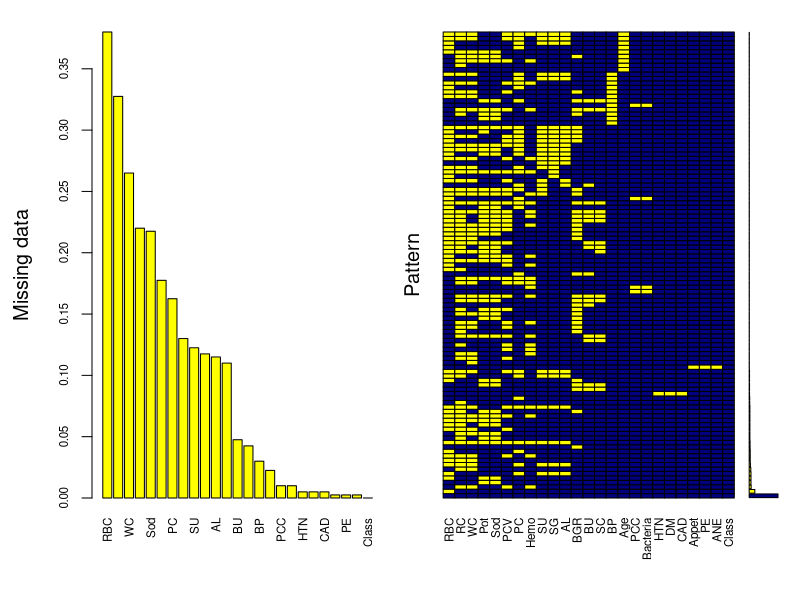
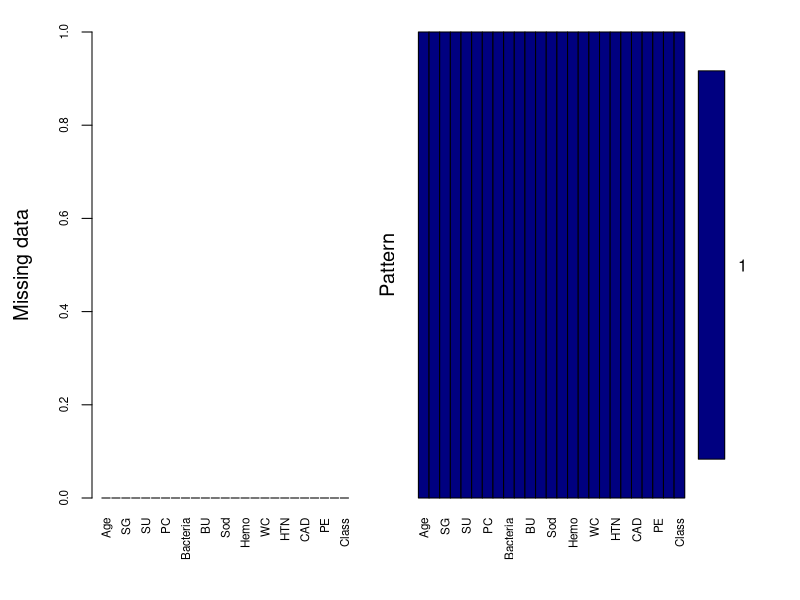
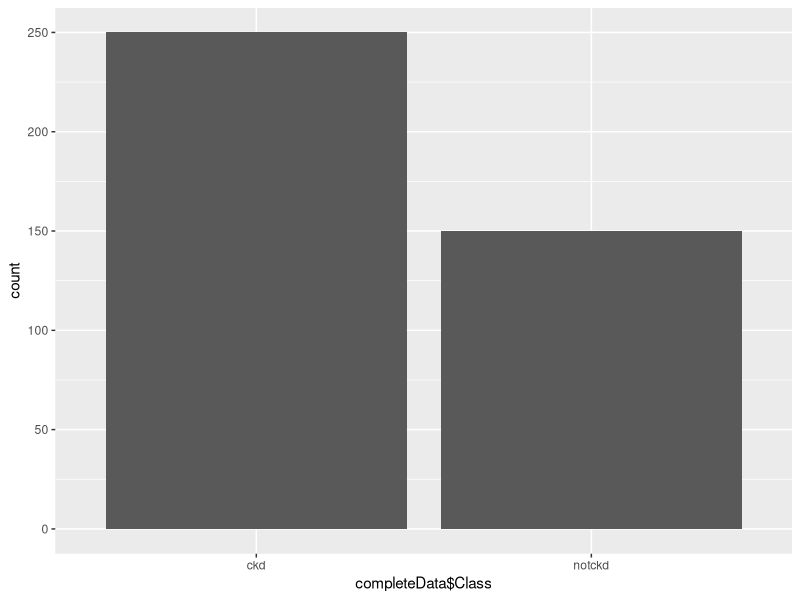
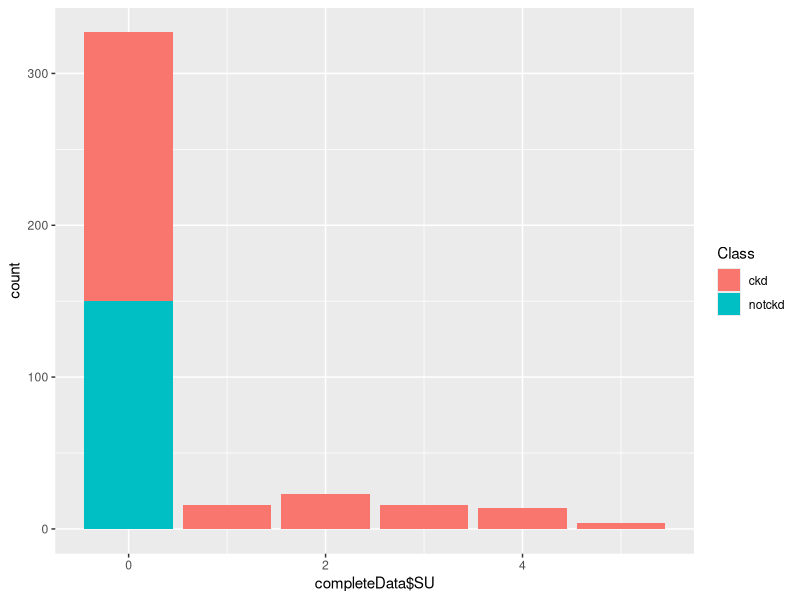
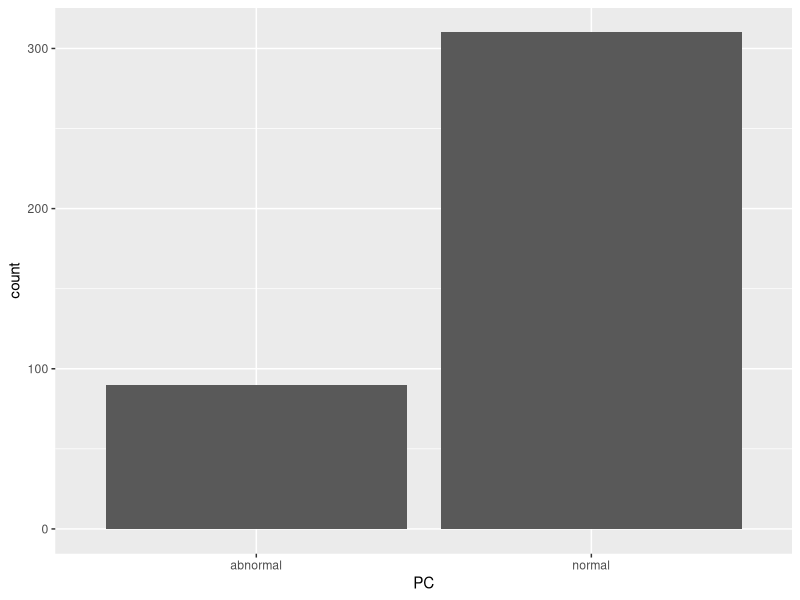
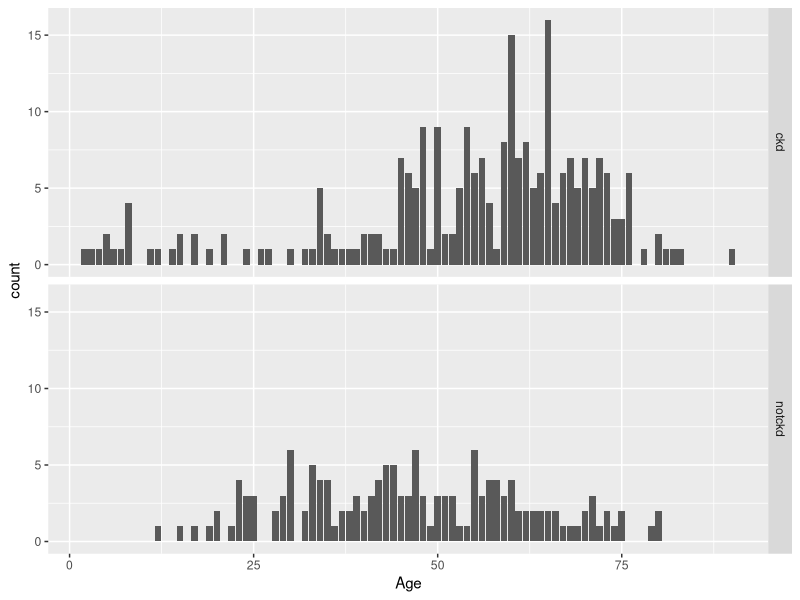

These figures' R source, in order:
# Problem 3: Exploring Kidney data
# Load the dataset into frame and convert all the attributes to factor type.
setwd("F://Algorithmica/Assignments/Assignment 2")
kidney_train = read.csv("chronic_kidney_data.csv", header=FALSE, stringsAsFactors = TRUE, sep=c(","), na.strings = c("?"))
str(kidney_train)
names(kidney_train) = c("Age","BP","SG","AL","SU","RBC","PC","PCC","Bacteria","BGR","BU","SC","Sod","Pot","Hemo","PCV","WC","RC","HTN","DM","CAD","Appet","PE","ANE","Class")
# Data Evaluation

# Data Set Information:
#   
#   We use the following representation to collect the dataset 
# age	-	age	
# bp	-	blood pressure 
# sg	-	specific gravity 
# al	- albumin 
# su	-	sugar 
# rbc	-	red blood cells 
# pc	-	pus cell 
# pcc	-	pus cell clumps 
# ba	-	bacteria 
# bgr	-	blood glucose random 
# bu	-	blood urea 
# sc	-	serum creatinine 
# sod	-	sodium 
# pot	-	potassium 
# hemo	-	hemoglobin 
# pcv	-	packed cell volume 
# wc	-	white blood cell count 
# rc	-	red blood cell count 
# htn	-	hypertension 
# dm	-	diabetes mellitus 
# cad	-	coronary artery disease 
# appet	-	appetite 
# pe	-	pedal edema 
# ane	-	anemia 
# class	-	class


kidney_train$Age = as.numeric(kidney_train$Age)
kidney_train$BP = as.numeric(kidney_train$BP)
kidney_train$BGR = as.numeric(kidney_train$BGR)
kidney_train$BU = as.numeric(kidney_train$BU)
kidney_train$SC = as.numeric(kidney_train$SC)
kidney_train$Sod = as.numeric(kidney_train$Sod)
kidney_train$Pot = as.numeric(kidney_train$Pot)
kidney_train$Hemo = as.numeric(kidney_train$Hemo)
kidney_train$PCV = as.numeric(kidney_train$PCV)
kidney_train$WC = as.numeric(kidney_train$WC)
kidney_train$RC = as.numeric(kidney_train$RC)

str(kidney_train)

library(mice)
library(VIM)
library(ggplot2)

# list rows of data that have missing values 
kidney_train[!complete.cases(kidney_train),]

md.pairs(kidney_train)
levels(kidney_train$Class)
kidney_plot <- aggr(kidney_train, col=c('navyblue','yellow'),
                  numbers=TRUE, sortVars=TRUE,
                  labels=names(kidney_train), cex.axis=.7,
                  gap=3, ylab=c("Missing data","Pattern"))
# b. Explore all the attributes individually using univariate numerics and graphics.

mean(kidney_train$Age)
mean(kidney_train$BP)
mean(kidney_train$BGR)
mean(kidney_train$BU)
mean(kidney_train$SC)
mean(kidney_train$Sod)
mean(kidney_train$Pot)
mean(kidney_train$Hemo)
mean(kidney_train$PCV)
mean(kidney_train$WC)
mean(kidney_train$RC)

# There is missing data in numerical values as well


kidney_train[!complete.cases(kidney_train$PCC),]

# xtabs(~SG, kidney_train) # There are 47 missing values
# xtabs(~AL, kidney_train) # There are 46 missing values
# xtabs(~SU, kidney_train) # There are 49 missing values
# xtabs(~RBC, kidney_train) # There are 151 missing values
# xtabs(~PCC, kidney_train) # There are 4 missing values
# xtabs(~PC, kidney_train) # There are 65 missing values
# xtabs(~Bacteria, kidney_train) # There are 4 missing values
# xtabs(~HTN, kidney_train) # There are 2 missing values
# xtabs(~DM, kidney_train) # There are 4 missing values
# xtabs(~CAD, kidney_train) # There are 65 missing values
# xtabs(~Appet, kidney_train) # There are 4 missing values
# xtabs(~PE, kidney_train) # There are 65 missing values
# xtabs(~ANE, kidney_train) # There are 4 missing values
# xtabs(~Class, kidney_train) # There are 65 missing values

# Imputing the missing values
imputed_Data <- mice(kidney_train, m=5, maxit = 25, method = 'pmm', seed = 500)
summary(imputed_Data)
# Multiply imputed data set

imputed_Data$imp$Class

completeData <- complete(imputed_Data,5)

completeData
kidney_train
kidney_train$Class
completeData$Class[360]

kidney_plot2 <- aggr(completeData, col=c('navyblue','yellow'),
                    numbers=TRUE, sortVars=TRUE,
                    labels=names(kidney_train), cex.axis=.7,
                    gap=3, ylab=c("Missing data","Pattern"))

xtabs(~Class + ANE + PE + SG, completeData)
ggplot(completeData)+ geom_bar(aes(x = completeData$Class))
ggplot(completeData)+ geom_bar(aes(x = completeData$SU,fill=Class))
ggplot(completeData)+ geom_bar(aes(x = PC))
ggplot(completeData) + geom_bar(aes(x = Age))  + facet_grid(Class ~ .)

completeData$ANE
